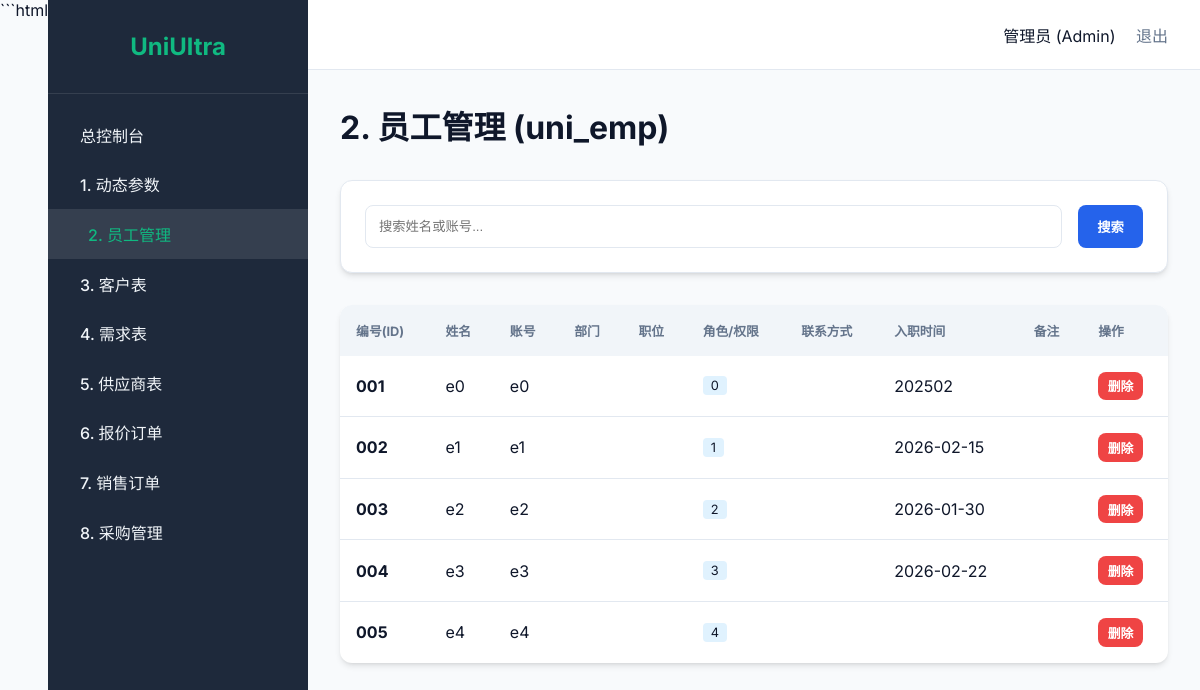
Page /emp (signed in) on the committed database.
### tables this page shows
CREATE TABLE uni_emp (
        emp_id TEXT PRIMARY KEY CHECK(length(emp_id) = 3),
        department TEXT,
        position TEXT,
        emp_name TEXT NOT NULL,
        contact TEXT,
        account TEXT UNIQUE NOT NULL,
        password TEXT NOT NULL,
        hire_date TEXT,
        rule TEXT NOT NULL,
        remark TEXT,
        created_at DATETIME DEFAULT (datetime('now', 'localtime'))
    );

### main.py (the view)
@app.get("/emp", response_class=HTMLResponse)
async def emp_page(request: Request, page: int = 1, search: str = "", current_user: dict = Depends(login_required)):
    items, total = get_emp_list(page=page, search=search)
    return templates.TemplateResponse("emp.html", {
        "request": request,
        "active_page": "emp",
        "current_user": current_user,
        "items": items,
        "total": total,
        "page": page,
        "search": search
    })

### templates/emp.html (shortened to what this page needs)
{% extends "layout.html" %}
{% block content %}
<div style="display: flex; justify-content: space-between; align-items: center; margin-bottom: 2rem;">
    <h1>2. 员工管理 (uni_emp)</h1>
</div>
<div class="card" style="margin-bottom: 2rem;">
    <form action="/emp" method="get" style="display: flex; gap: 1rem;">
        <input type="text" name="search" value="{{ search }}" placeholder="搜索姓名或账号..."
            style="flex: 1; padding: 0.8rem; border: 1px solid var(--border); border-radius: 8px;">
        <button type="submit" class="btn btn-primary">搜索</button>
    </form>
</div>
<div class="table-container">
    <table>
        <thead>
            <tr>
                <th>编号(ID)</th>
                <th>姓名</th>
                <th>账号</th>
                <th>部门</th>
                <th>职位</th>
                <th>角色/权限</th>
                <th>联系方式</th>
                <th>入职时间</th>
                <th>备注</th>
                {% if current_user.rule == '3' or current_user.rule == '0' %}
                <th>操作</th>
                {% endif %}
            </tr>
        </thead>
        <tbody>
            {% for item in items %}
            <tr>
                <td style="font-weight: 700;">{{ item.emp_id }}</td>
                <td {% if current_user.rule=='3' or current_user.rule=='0'
                    %}ondblclick="makeEditable(this, '{{ item.emp_id }}', 'emp_name')" {% endif %}>{{ item.emp_name }}
                </td>
                <td {% if current_user.rule=='3' or current_user.rule=='0'
                    %}ondblclick="makeEditable(this, '{{ item.emp_id }}', 'account')" {% endif %}>{{ item.account }}
                </td>
                <td {% if current_user.rule=='3' or current_user.rule=='0'
                    %}ondblclick="makeEditable(this, '{{ item.emp_id }}', 'department')" {% endif %}>{{ item.department
                    }}</td>
                <td {% if current_user.rule=='3' or current_user.rule=='0'
                    %}ondblclick="makeEditable(this, '{{ item.emp_id }}', 'position')" {% endif %}>{{ item.position }}
                </td>
                <td {% if current_user.rule=='3' or current_user.rule=='0'
                    %}ondblclick="makeEditable(this, '{{ item.emp_id }}', 'rule')" {% endif %}><span
                        style="background: #e0f2fe; padding: 2px 8px; border-radius: 4px; font-size: 0.8rem;">{{
                        item.rule }}</span></td>
                <td {% if current_user.rule=='3' or current_user.rule=='0'
                    %}ondblclick="makeEditable(this, '{{ item.emp_id }}', 'contact')" {% endif %}>{{ item.contact }}
                </td>
                <td {% if current_user.rule=='3' or current_user.rule=='0'
                    %}ondblclick="makeEditable(this, '{{ item.emp_id }}', 'hire_date', 'date')" {% endif %}>{{
                    item.hire_date }}</td>
                <td {% if current_user.rule=='3' or current_user.rule=='0'
                    %}ondblclick="makeEditable(this, '{{ item.emp_id }}', 'remark')" {% endif %}>{{ item.remark }}</td>
                {% if current_user.rule == '3' or current_user.rule == '0' %}
                <td>
                    <button class="btn"
                        style="padding: 0.3rem 0.6rem; font-size: 0.8rem; background: #ef4444; color: white;"
                        onclick="deleteEmp('{{ item.emp_id }}')">删除</button>
                </td>
                {% endif %}
            </tr>
            {% endfor %}
        </tbody>
    </table>
</div>
{% endblock %}

### static/style.css (style rules this page uses)
:root { --primary: #2563eb; --primary-hover: #1d4ed8; --secondary: #64748b; --bg-main: #f8fafc; --bg-side: #1e293b; --text-main: #0f172a; --text-side: #f1f5f9; --accent: #10b981; --card-bg: #ffffff; --border: #e2e8f0; --shadow: 0 4px 6px -1px rgb(0 0 0 / 0.1), 0 2px 4px -2px rgb(0 0 0 / 0.1); --radius: 12px; }
* { box-sizing: border-box; margin: 0; padding: 0; }
body { font-family: 'Inter', 'Outfit', sans-serif; background-color: var(--bg-main); color: var(--text-main); display: flex; height: 100vh; }
.card { background: var(--card-bg); padding: 1.5rem; border-radius: var(--radius); box-shadow: var(--shadow); border: 1px solid var(--border); transition: transform 0.3s; }
.table-container { background: var(--card-bg); border-radius: var(--radius); overflow: hidden; box-shadow: var(--shadow); }
table { width: 100%; border-collapse: collapse; }
th { background-color: #f1f5f9; padding: 1rem; text-align: left; font-size: 0.8rem; text-transform: uppercase; color: var(--secondary); }
td { padding: 1rem; border-bottom: 1px solid var(--border); }
tr:last-child td { border-bottom: none; }
.btn { padding: 0.5rem 1.2rem; border-radius: 8px; border: none; cursor: pointer; font-weight: 600; transition: 0.2s; }
.btn-primary { background-color: var(--primary); color: white; }

### templates/emp.html (style rules this page uses)
input, textarea { border: 1px solid var(--border); border-radius: 4px; }

### rows in the picture
uni_emp: emp_id "001", emp_name "e0", account "e0", rule "0", hire_date "202502"
uni_emp: emp_id "002", emp_name "e1", account "e1", rule "1", hire_date "2026-02-15"
uni_emp: emp_id "003", emp_name "e2", account "e2", rule "2", hire_date "2026-01-30"
uni_emp: emp_id "004", emp_name "e3", account "e3", rule "3", hire_date "2026-02-22"
uni_emp: emp_id "005", emp_name "e4", account "e4", rule "4"
